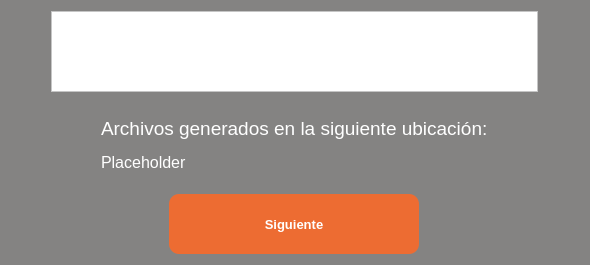
<?xml version="1.0" encoding="UTF-8"?>
<ui version="4.0">
 <class>Form</class>
 <widget class="QWidget" name="Form">
  <property name="geometry">
   <rect>
    <x>0</x>
    <y>0</y>
    <width>590</width>
    <height>265</height>
   </rect>
  </property>
  <property name="windowTitle">
   <string>Generador de Diplomas</string>
  </property>
  <property name="styleSheet">
   <string notr="true">color: white;
background-color: rgb(132, 131, 130);</string>
  </property>
  <layout class="QGridLayout" name="gridLayout_2">
   <item row="1" column="0">
    <layout class="QVBoxLayout" name="vlFields">
     <property name="leftMargin">
      <number>50</number>
     </property>
     <property name="rightMargin">
      <number>50</number>
     </property>
     <item>
      <layout class="QVBoxLayout" name="vlName">
       <property name="topMargin">
        <number>10</number>
       </property>
       <property name="bottomMargin">
        <number>10</number>
       </property>
       <item>
        <widget class="QLabel" name="lbMessage">
         <property name="font">
          <font>
           <family>Yu Gothic UI</family>
           <pointsize>14</pointsize>
          </font>
         </property>
         <property name="text">
          <string>Archivos generados en la siguiente ubicación:</string>
         </property>
         <property name="alignment">
          <set>Qt::AlignBottom|Qt::AlignLeading|Qt::AlignLeft</set>
         </property>
        </widget>
       </item>
       <item>
        <widget class="QLabel" name="lbPath">
         <property name="font">
          <font>
           <family>Yu Gothic UI</family>
           <pointsize>12</pointsize>
          </font>
         </property>
         <property name="text">
          <string>Placeholder</string>
         </property>
         <property name="alignment">
          <set>Qt::AlignLeading|Qt::AlignLeft|Qt::AlignVCenter</set>
         </property>
         <property name="wordWrap">
          <bool>true</bool>
         </property>
         <property name="margin">
          <number>0</number>
         </property>
         <property name="indent">
          <number>-1</number>
         </property>
        </widget>
       </item>
      </layout>
     </item>
    </layout>
   </item>
   <item row="2" column="0">
    <layout class="QHBoxLayout" name="hlButton">
     <item>
      <widget class="QPushButton" name="btnNext">
       <property name="sizePolicy">
        <sizepolicy hsizetype="Maximum" vsizetype="Fixed">
         <horstretch>0</horstretch>
         <verstretch>0</verstretch>
        </sizepolicy>
       </property>
       <property name="minimumSize">
        <size>
         <width>250</width>
         <height>60</height>
        </size>
       </property>
       <property name="font">
        <font>
         <family>Yu Gothic UI</family>
         <pointsize>10</pointsize>
         <weight>75</weight>
         <bold>true</bold>
        </font>
       </property>
       <property name="styleSheet">
        <string notr="true">background-color: rgb(237, 108, 50);
border-radius: 10px</string>
       </property>
       <property name="text">
        <string>Siguiente</string>
       </property>
      </widget>
     </item>
    </layout>
   </item>
   <item row="0" column="0">
    <widget class="QFrame" name="frame">
     <property name="maximumSize">
      <size>
       <width>16777215</width>
       <height>81</height>
      </size>
     </property>
     <property name="autoFillBackground">
      <bool>false</bool>
     </property>
     <property name="styleSheet">
      <string notr="true">background-color: rgb(255, 255, 255)
</string>
     </property>
     <property name="frameShape">
      <enum>QFrame::StyledPanel</enum>
     </property>
     <property name="frameShadow">
      <enum>QFrame::Raised</enum>
     </property>
     <layout class="QGridLayout" name="gridLayout">
      <item row="0" column="0">
       <widget class="QLabel" name="lbLogo">
        <property name="sizePolicy">
         <sizepolicy hsizetype="Maximum" vsizetype="Preferred">
          <horstretch>0</horstretch>
          <verstretch>0</verstretch>
         </sizepolicy>
        </property>
        <property name="autoFillBackground">
         <bool>false</bool>
        </property>
        <property name="styleSheet">
         <string notr="true"/>
        </property>
        <property name="text">
         <string/>
        </property>
        <property name="pixmap">
         <pixmap>../icons/csoftmty_logo.png</pixmap>
        </property>
        <property name="scaledContents">
         <bool>false</bool>
        </property>
       </widget>
      </item>
     </layout>
    </widget>
   </item>
  </layout>
 </widget>
 <resources/>
 <connections/>
</ui>
